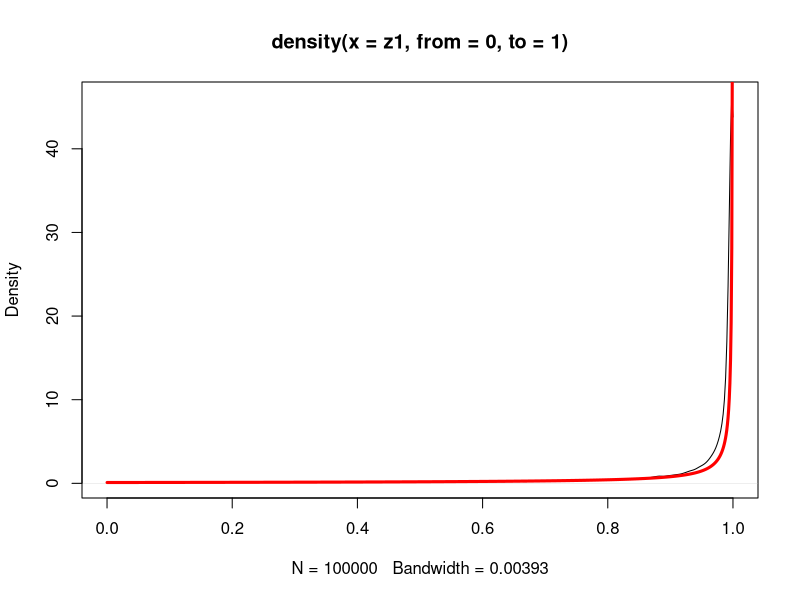

R code for this plot:
rm(list=ls(all=TRUE))
gamma=0.1

expected.fun=function(x){
  tmp=1/(1+exp(-x))
  tmp*dnorm(x,mean=mu,sd=sd1)
}
var.fun=function(x){
  tmp=1/(1+exp(-x))
  ((tmp-expected)^2)*dnorm(x,mean=mu,sd=sd1)
}

combo=expand.grid(mu=seq(from=0.01,to=5,length.out=100),
                  sd1=seq(from=0.01,to=5,length.out=100))
combo$expected=combo$var1=NA
for (i in 1:nrow(combo)){
  print(i)
  mu=combo$mu[i]
  sd1=combo$sd1[i]
  z=integrate(expected.fun,lower=-100,upper=100,stop.on.error=F)
  expected=z$value
  tmp=integrate(var.fun,lower=-100,upper=100,stop.on.error=F)
  var1=tmp$value
  if (tmp$message!="the integral is probably divergent") combo$var1[i]=var1
  if (z$message!="the integral is probably divergent")   combo$expected[i]=expected
}
expected=1/(1+gamma)
denom=((2+gamma)^2)*(3+gamma)
var1=(1+gamma)/denom

#eliminate NA's
cond=!is.na(combo$expected) & !is.na(combo$var1)
combo1=combo[cond,]

#calculate differences
combo1$diff.exp=abs(combo1$expected-expected)
combo1$diff.var=abs(combo1$var1-var1)
combo1$soma=combo1$diff.exp+combo1$diff.var

#choose set with close mu's 
ind=which(combo1$soma==min(combo1$soma))
combo1[ind,]

#compare distributions
mu=combo1$mu[ind] #5
sd1=combo1$sd1[ind] #3.286
n=100000
z=rnorm(n,mean=mu,sd=sd1)
z1=1/(1+exp(-z))
mean(z1); var(z1)
expected; var1

plot(density(z1,from=0,to=1),type='l')
x=seq(from=0.0001,to=0.9999,by=0.001)
lines(x,dbeta(x,1,gamma),col='red',lwd=3)